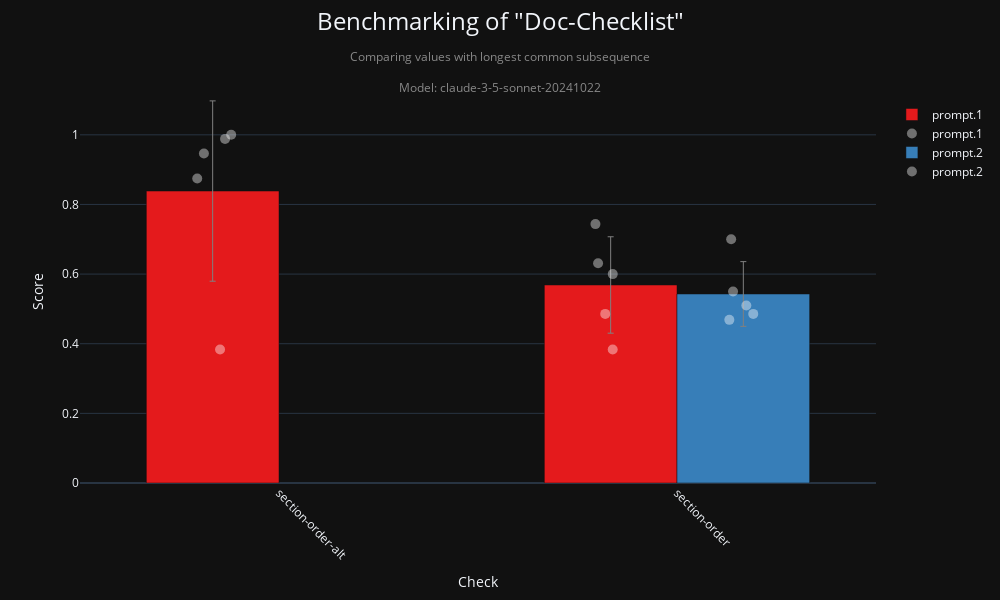

Write notebook code for a chart like this one.
### Code cell
fig, df_data = checklist_visualization(
    "doc-checklist",
    metric="longest_common_subsequence",  # "semantic_similarity", "perfect_match"
    model=MODEL,
    aggregation_level=0
)
fig.show()

### Figure 1 — Plotly figure (JSON) as saved in the notebook; plotly's stock layout.template omitted (floating-point values rounded to 4 significant figures)
{"data": [{"error_y": {"array": [0.259, 0.1385], "color": "grey", "thickness": 1, "type": "data", "visible": true, "width": 3}, "hoverinfo": "text", "hovertext": ["Check: section-order-alt<br>Average Score: 0.838<br>Prompt: prompt.1<br>Num Points: 5", "Check: section-order<br>Average Score: 0.569<br>Prompt: prompt.1<br>Num Points: 5"], "marker": {"color": "rgb(228,26,28)"}, "name": "prompt.1", "showlegend": true, "type": "bar", "width": 0.3333, "x": [-0.1667, 0.8333], "y": [0.8385, 0.5687]}, {"hovertext": ["10.1038_embor.2009.217", "EMBOJ-2024-119734R", "EMBOR-2025-61250V2", "EMM-2025-21341", "EMM-2025-21532", "10.1038_embor.2009.217", "EMBOJ-2024-119734R", "EMBOR-2025-61250V2", "EMM-2025-21341", "EMM-2025-21532"], "marker": {"color": "white", "line": {"color": "white", "width": 0}, "opacity": 0.4, "size": 10}, "mode": "markers", "name": "prompt.1", "showlegend": true, "type": "scatter", "x": [-0.2054, -0.1202, -0.1481, -0.1886, -0.1355, 0.8386, 0.8017, 0.7951, 0.8196, 0.8384], "y": [0.8744, 1.0, 0.3836, 0.9461, 0.9883, 0.6, 0.631, 0.7436, 0.4857, 0.3833]}, {"error_y": {"array": [0.09305], "color": "grey", "thickness": 1, "type": "data", "visible": true, "width": 3}, "hoverinfo": "text", "hovertext": ["Check: section-order<br>Average Score: 0.543<br>Prompt: prompt.2<br>Num Points: 5"], "marker": {"color": "rgb(55,126,184)"}, "name": "prompt.2", "showlegend": true, "type": "bar", "width": 0.3333, "x": [1.167], "y": [0.5428]}, {"hovertext": ["10.1038_embor.2009.217", "EMBOJ-2024-119734R", "EMBOR-2025-61250V2", "EMM-2025-21341", "EMM-2025-21532"], "marker": {"color": "white", "line": {"color": "white", "width": 0}, "opacity": 0.4, "size": 10}, "mode": "markers", "name": "prompt.2", "showlegend": true, "type": "scatter", "x": [1.141, 1.174, 1.131, 1.192, 1.136], "y": [0.55, 0.5096, 0.4686, 0.4857, 0.7]}], "layout": {"barmode": "group", "height": 600, "title": {"font": {"size": 24}, "text": "Benchmarking of \"Doc-Checklist\"<br><span style=\"font-size: 0.5em; color: #888;\">Comparing values with longest common subsequence</span><br><span style=\"font-size: 0.5em; color: #888;\">Model: claude-3-5-sonnet-20241022</span>", "x": 0.5, "y": 0.95}, "width": 1000, "xaxis": {"range": [-0.5, 1.5], "tickangle": 45, "ticktext": ["section-order-alt", "section-order"], "tickvals": [0, 1], "title": {"text": "Check"}}, "yaxis": {"range": [0, 1.1], "title": {"text": "Score"}}}}
